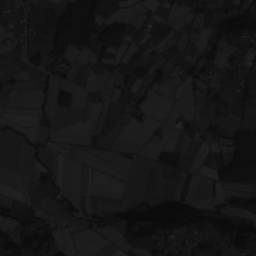
#> input picture Taller1/images/AQUITAIN.png, 256 x 256 px
$ jupyter execute Punto7.ipynb
#> lines starting #> are read from the running program, lines starting #| are printed output that depends on the picture
# Punto 7

[cell 1]
import matplotlib.pyplot as plt
import cv2
import numpy as np

[cell 2]
img = [[-1]*256 for _ in range(256)]
inv = [[-1]*256 for _ in range(256)]
for i in range(256):
    for j in range(256):
        img[j][i] = i
        inv[j][i] = 255 - i
img = np.array(img)
plt.imshow(img, cmap='gray')
plt.show()
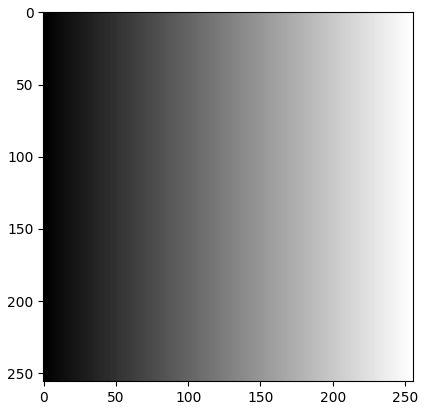
#> figure drawn by matplotlib, 1 panel

# Imagenes de trabajo

[cell 3]
AQUITAIN = cv2.imread("./images/AQUITAIN.png")
#> AQUITAIN is the input picture: shape (256, 256, 3); min 10, max 40, mean 21.5
SCANNER = cv2.imread("./images/SCANNER.png")
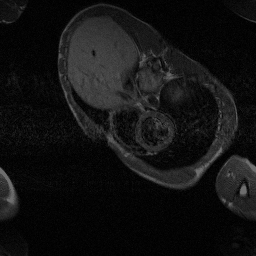
#> input picture Taller1/images/SCANNER.png, 256 x 256 px
#> SCANNER is the input picture: shape (256, 256, 3); min 0, max 109, mean 18.3

[cell 4]
plt.imshow(AQUITAIN, cmap='gray')
plt.show()

[cell 5]
plt.imshow(SCANNER, cmap='gray')
plt.show()

# Paleta de colores

[cell 6]
def color_img(image):
    lut_color = np.zeros((256, 1, 3), dtype=np.uint8)
    for i in range(256):
        lut_color[i, 0, 0] = i
        lut_color[i, 0, 1] = 0
        lut_color[i, 0, 2] = 0
    return cv2.LUT(image, lut_color)
def inverse_img(image):
    lut_inverse = np.zeros((256, 1), dtype=np.uint8)
    for i in range(0,256):
        lut_inverse[i] = 255 - i


    return cv2.LUT(image , lut_inverse )

fig, axes = plt.subplots(3,3, figsize = (20,20))
axes[0][0].imshow(SCANNER,)
axes[0][1].imshow(color_img(SCANNER),)
axes[0][2].imshow(inverse_img(SCANNER))
axes[1][0].imshow(AQUITAIN,)
axes[1][1].imshow(color_img(AQUITAIN),)
#> in color_img (call 2), `return cv2.LUT(image, lut_color)`:
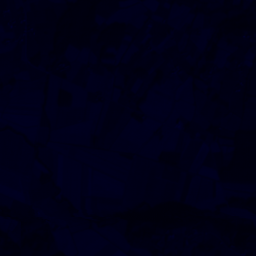
#> returned value: shape (256, 256, 3); mean of channels 0, 1, 2 21.5, 0, 0; drawn as B, G, R
axes[1][2].imshow(inverse_img(AQUITAIN))
#> in inverse_img (call 2), `return cv2.LUT(image , lut_inverse )`:
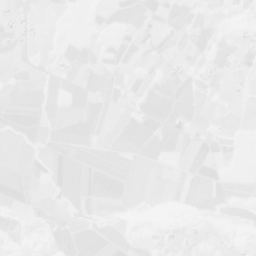
#> returned value: shape (256, 256, 3); min 215, max 245, mean 233.5
axes[2][0].imshow(img, cmap = 'gray')
axes[2][1].imshow(img, cmap = 'Reds')
axes[2][2].imshow(inv, cmap = 'gray')
plt.tight_layout()
plt.show()
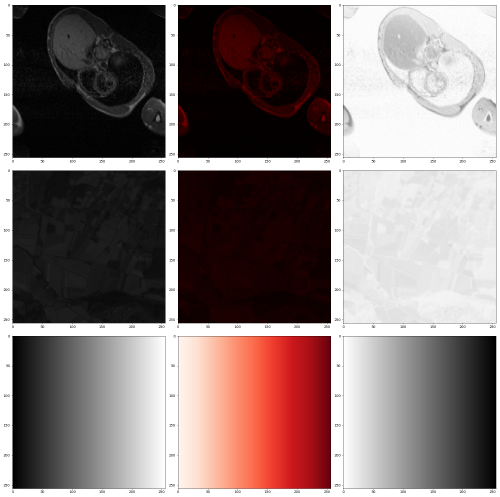
#> figure drawn by matplotlib, 9 panels

Como se puede observar, Aquitain es la imagen más dificil de dislumbrar pero con el filtro invertido es con el que mejor se ve la figura de la imagen. Con respecto al scanner, el filtro inverso y la imagen original permiten ver la figura mientras que el recolor rojo es mucho menos visible. En general, el filtro rojo resultó poco útil para mejorar la imagen en terminos de claridad para entender que es.

# Operaciones sobre scanner

[cell 7]
I_min = np.min(SCANNER)
#> I_min = 0
I_max = np.max(SCANNER)
#> I_max = 109

scanner_expandida = ((SCANNER - I_min) * (255 / (I_max - I_min))).astype(np.uint8)
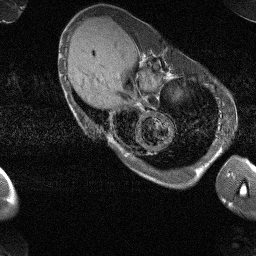
#> scanner_expandida: shape (256, 256, 3); min 0, max 255, mean 42.3
hist_expadido = cv2.calcHist([scanner_expandida], [0], None, [256], [0, 256])
#> hist_expadido = 256 values, max 5423 at index 9, min 0 at index 1, mean 256

fig, axes = plt.subplots(1,2, figsize = (20,20))
axes[0].imshow(scanner_expandida,)
axes[1].plot(hist_expadido)

plt.tight_layout()
plt.show()
#> figure, not shown here; panel 2: curve peaks at x = 9, y = 5423

[cell 8]
scanner_expandida_rojo = color_img(scanner_expandida)
#> in color_img (call 3), `return cv2.LUT(image, lut_color)`:
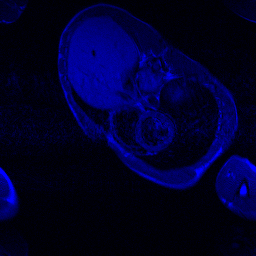
#> returned value: shape (256, 256, 3); mean of channels 0, 1, 2 42.3, 0, 0; drawn as B, G, R
hist_rojo = cv2.calcHist([scanner_expandida_rojo], [0], None, [256], [0, 256])
#> hist_rojo has the same summary as hist_expadido

fig, axes = plt.subplots(1,2, figsize = (20,20))
axes[0].imshow(scanner_expandida_rojo,)
axes[1].plot(hist_rojo)

plt.tight_layout()
plt.show()
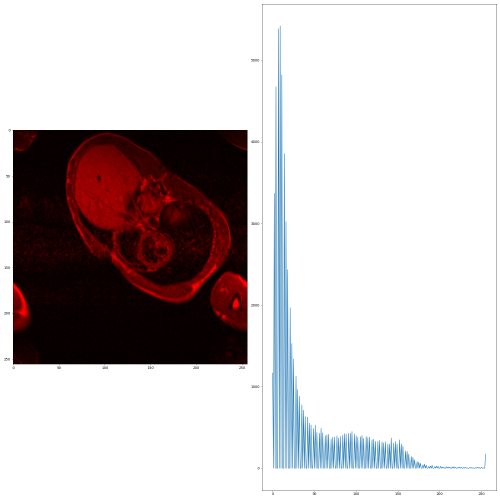
#> figure drawn by matplotlib, 2 panels; B, G, R data is drawn as R, G, B; panel 2: curve peaks at x = 9, y = 5423

[cell 9]
scanner_expandida_inv = inverse_img(scanner_expandida)
#> in inverse_img (call 3), `return cv2.LUT(image , lut_inverse )`:
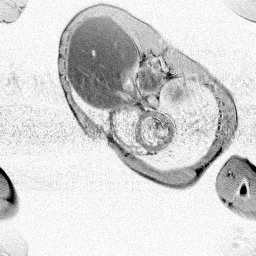
#> returned value: shape (256, 256, 3); min 0, max 255, mean 212.7
hist_inv = cv2.calcHist([scanner_expandida_inv], [0], None, [256], [0, 256])
#> hist_inv = 256 values, max 5423 at index 246, min 0 at index 1, mean 256

fig, axes = plt.subplots(1,2, figsize = (20,20))
axes[0].imshow(scanner_expandida_inv,)
axes[1].plot(hist_inv)

plt.tight_layout()
plt.show()
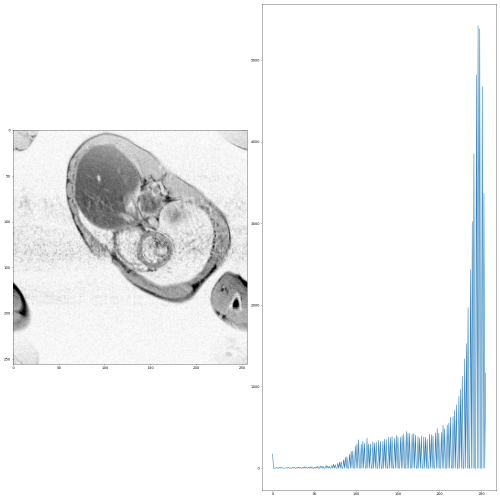
#> figure drawn by matplotlib, 2 panels; panel 2: curve peaks at x = 246, y = 5423
